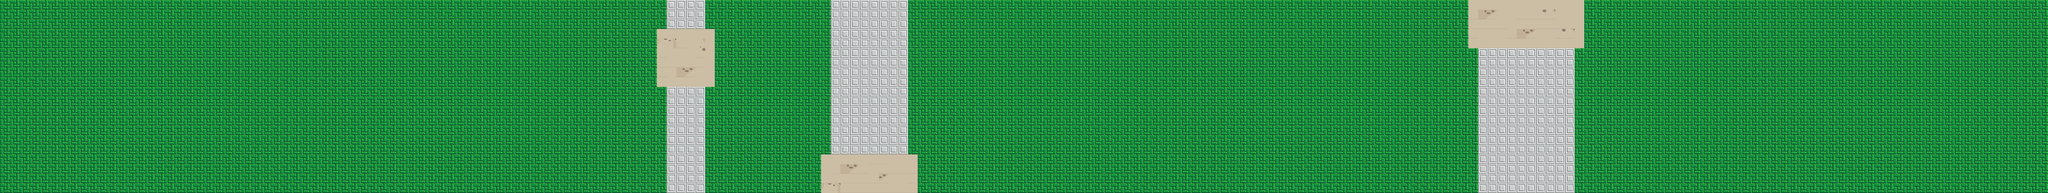

Below is a game level as drawn by its tile map, then a one-line description and the .tmx that defines it (tile-layer data replaced by summaries):
An orthogonal 212x20 tile map with 16x16 px tiles, 2 tile layers (walls, holes).

<map version="1.0" orientation="orthogonal" width="212" height="20" tilewidth="16" tileheight="16">
 <tileset firstgid="1" name="tileSet-hd" tilewidth="16" tileheight="16">
  <image source="tileSet.png" trans="fe80fe" width="256" height="256" />
 </tileset>
 <layer name="walls" width="212" height="20">
  <data>[4240 cells, 3906 non-empty, 12 distinct tile ids]</data>
 </layer>
 <layer name="holes" width="212" height="20">
  <data>[4240 cells, 348 non-empty, 2 distinct tile ids]</data>
 </layer>
</map>